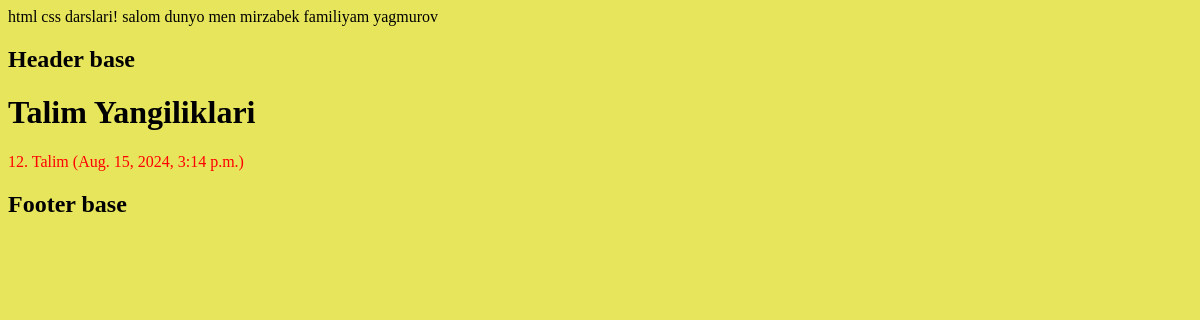
Page /category/talim on the committed database.
### home/models.py (models this page shows, shortened)
class Category(models.Model):
    name=models.CharField(max_length=200)
    slug=models.SlugField(null=True)

class Article(models.Model):
    user=models.ForeignKey(User, on_delete=models.CASCADE, blank=True)
    title=models.CharField(max_length=200)
    subtitle=models.CharField(max_length=300)
    slug=models.SlugField(null=True, blank=True)
    category=models.ForeignKey(Category, on_delete=models.CASCADE, null=True, related_name='articles')
    desc=models.TextField()
    photo=models.ImageField(upload_to='articles/')
    tags=models.CharField(max_length=100, null=True, blank=True)
    views=models.PositiveIntegerField(null=True, default=0)
    created_at=models.DateTimeField(auto_now_add=True, verbose_name="Yuklangan vaqti! ")
    updated_at=models.DateTimeField(auto_now=True, verbose_name="Taxrirlangan vaqti! ", null=True, )
    class Meta:
        db_table='articles'
        indexes=[
            models.Index(fields=['title', 'subtitle'])
        ]

### home/views.py (the view)
# urls.py: path('category/<str:slug>', category_articles,name='category-articles'),
def category_articles(request, slug):
    category=get_object_or_404(Category, slug=slug)
    articles=category.articles.all()
    context={
        'category':category,
        'articles':articles
    }
    return render(request,'category_articles.html', context)

### templates/category_articles.html
{% extends "base.html" %}
{%block content%}
        <h1>{{category.name}} Yangiliklari </h1>
{% for article in articles %}
<a href="{% url 'article-detail'  article.slug %}">
        <p> {{article.id}}. {{article.title}} ({{article.created_at}}) </p>
</a>
         {% endfor %}
{%endblock content%}

### static/style.css (style rules this page uses)
body { background-color: #e7e55b; }
a { color: #ff0000; text-decoration: none; }

### rows in the picture
Category: name "Talim"
Article: id "12", title "Talim", created_at "Aug. 15, 2024, 3:14 p.m."
